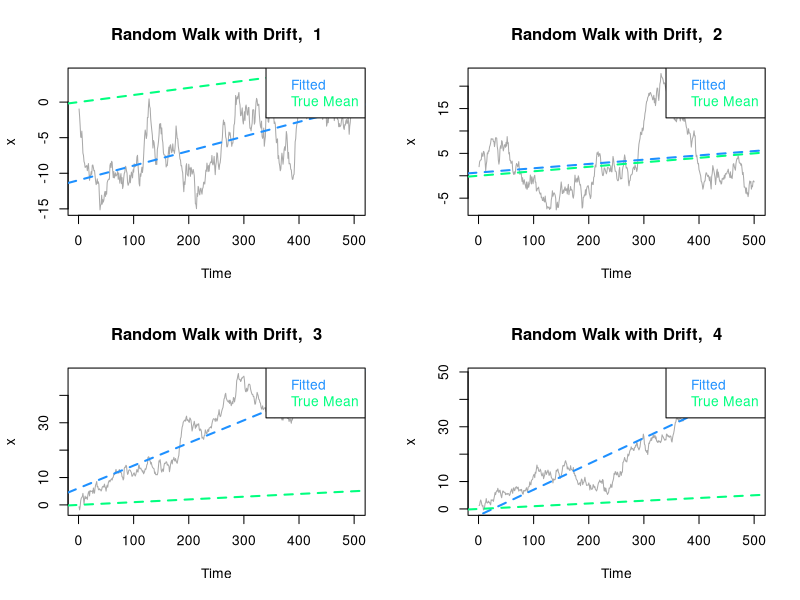
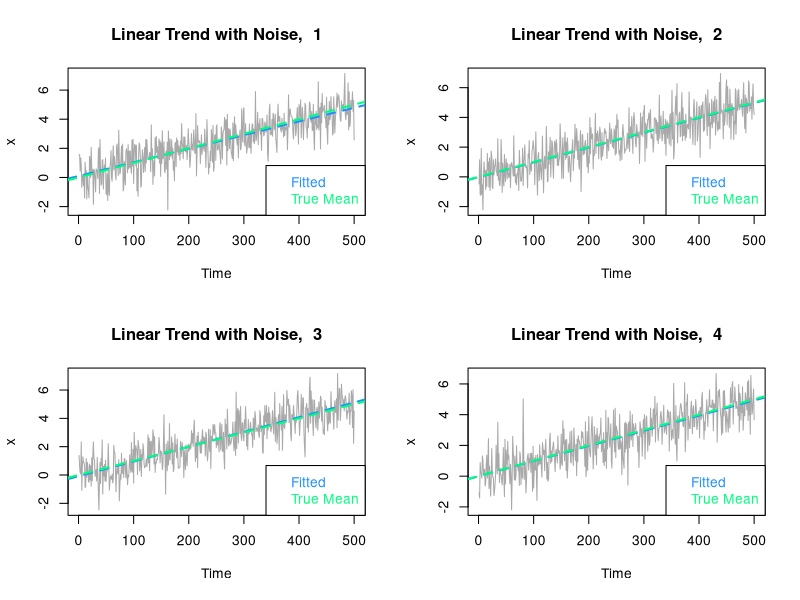

Generate these figures, in order, with R:
## Simulating Random Walk with a Drift , del = .01 , sigma_w = 1 , n = 500
## WE are plotting 4 rw with drift series, wont set the seed. 
## In the second part we are plotting 4 simulations of linear trend 

## In both cases we are also trying to stationarize the series and note that 
## Unless the trend is linear , detrending with classical regression techiniques i.e. 
## OLS doest work 

dev.off()
par(mfrow = c(2,2))

#set.seed(1234)

##Classical Regression doesnt work
for (i in 1:4) {
  w = rnorm(500)
  rw = cumsum(.01 + w)
  x = ts(rw)
  ts.plot(x ,  col = 'darkgray' , main = paste( "Random Walk with Drift, " , i))
  abline(lm(rw ~ time(rw)) , col ="dodgerblue" , lty = 2 , lwd = 2)
  abline(a = 0 , b = .01 , col ="springgreen" , lty = 2 , lwd = 2)
  legend("topright" , legend = c("Fitted" , "True Mean") , text.col = c("dodgerblue" ,"springgreen"))
}

##Classical Regression works
for (i in 1:4) {
  w = ts(rnorm(500))
  lt = 0.01 *time(w) + w 
  x = ts(lt)
  ts.plot(x ,  col = 'darkgray' , main = paste( "Linear Trend with Noise, " , i))
  abline(lm(x ~ time(x)) , col ="dodgerblue" , lty = 2 , lwd = 2)
  abline(a = 0 , b = .01 , col ="springgreen" , lty = 2 , lwd = 2)
  legend("bottomright" , legend = c("Fitted" , "True Mean") , text.col = c("dodgerblue" ,"springgreen"))
}
